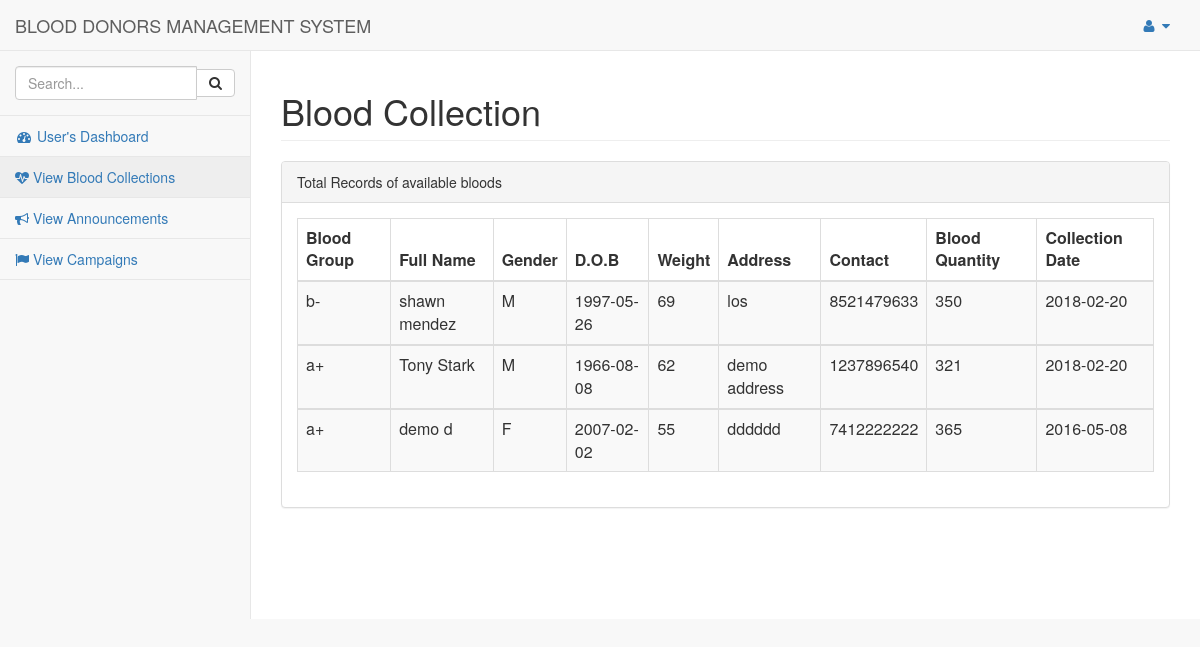
The page /userlog/userviewblood.php on the database as committed earlier.
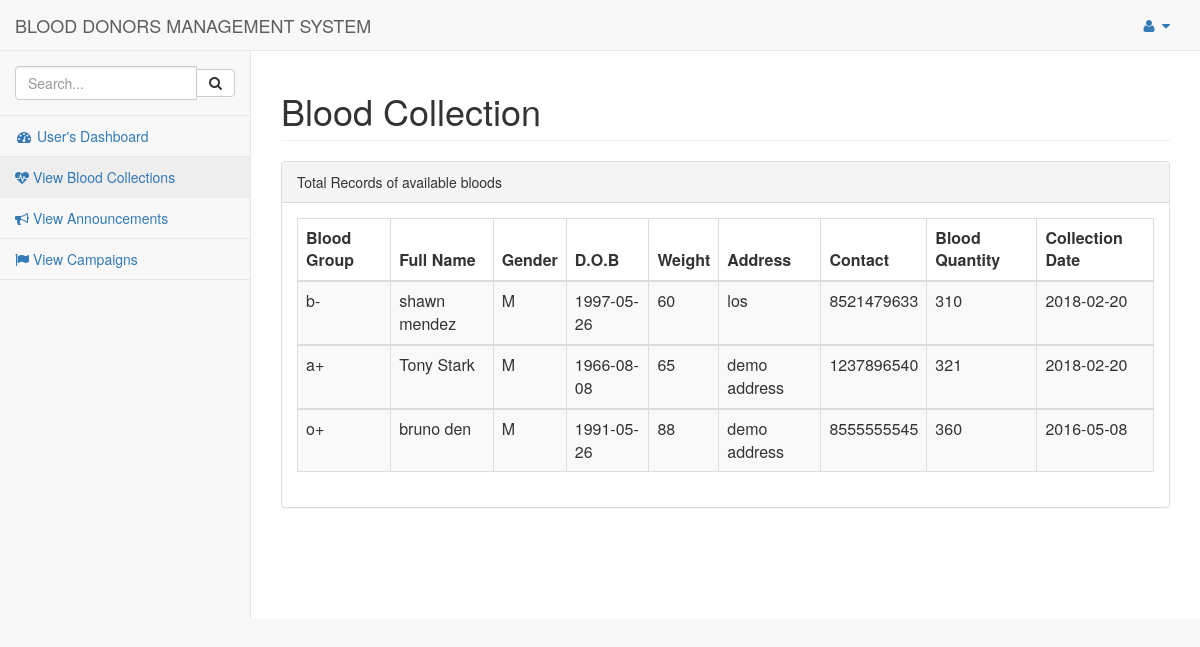
The same page on the database as committed later.
### tables this page shows
CREATE TABLE IF NOT EXISTS `blood` (
`id` int(11) NOT NULL,
  `name` varchar(20) NOT NULL,
  `gender` varchar(20) NOT NULL,
  `dob` date NOT NULL,
  `weight` int(11) NOT NULL,
  `bloodgroup` varchar(3) NOT NULL,
  `address` varchar(20) NOT NULL,
  `contact` varchar(10) NOT NULL,
  `bloodqty` int(11) NOT NULL,
  `collection` date NOT NULL
);

### userlog/userviewblood.php (the view, shortened to what this page needs)
<html>
<head>
<link href="../vendor/bootstrap/css/bootstrap.min.css" rel="stylesheet">
<link href="../vendor/metisMenu/metisMenu.min.css" rel="stylesheet">
<link href="../dist/css/sb-admin-2.css" rel="stylesheet">
<link href="../vendor/font-awesome/css/font-awesome.min.css" rel="stylesheet" type="text/css">
</head>
<body>
<div id="wrapper">
<nav class="navbar navbar-default navbar-static-top" role="navigation" style="margin-bottom: 0">
    <div class="navbar-header">
        <a class="navbar-brand" href="userdashboard.php">BLOOD DONORS MANAGEMENT SYSTEM</a>
    </div>
	<ul class="nav navbar-top-links navbar-right">
                <li class="dropdown">
                    <a class="dropdown-toggle" data-toggle="dropdown" href="#">
                        <i class="fa fa-user fa-fw"></i> <i class="fa fa-caret-down"></i>
                    </a>
                </li>
            </ul>
    <div class="navbar-default sidebar" role="navigation">
        <div class="sidebar-nav navbar-collapse">
            <ul class="nav" id="side-menu">
                <li class="sidebar-search">
                    <div class="input-group custom-search-form">
                        <input type="text" class="form-control" placeholder="Search...">
                        <span class="input-group-btn">
                        <button class="btn btn-default" type="button">
                            <i class="fa fa-search"></i>
                        </button>
                    </span>
                    </div>
                </li>
                <li>
                            <a href="userdashboard.php"><i class="fa fa-dashboard fa-fw"></i> User's Dashboard</a>
                        </li>
                        <li>
                            <a href="userviewblood.php"><i class="fa fa-heartbeat"></i>  View Blood Collections </a>
                        </li>
                        <li>
                            <a href="userviewannouncement.php"><i class="fa fa-bullhorn"></i> View Announcements </a>
                        </li>
                        <li>
                            <a href="userviewcampaigns.php"><i class="fa fa-flag"></i> View Campaigns </a>
                        </li>
            </ul>
        </div>
        </div>
        </nav>
<div id="page-wrapper">
<div class="container-fluid">
<div class="row">
<div class=".col-lg-12">
               <h1 class="page-header">Blood Collection</h1>
                </div>
  </div>
				<div class="row">
                        <div class=".col-lg-12">
                            <div class="panel panel-default">
                                <div class="panel-heading">
                                    Total Records of available bloods
                                </div>
								 <div class="panel-body">
                                    <div class="table-responsive">
									<table class="table table-striped table-bordered table-hover" id="dataTables-example">
									<?php
						include "../pages/dbconnect.php";
						$qry="select * from blood";
						$result=mysqli_query($conn,$qry);
						echo"
						<thead>
						<tr>
							<th>Blood Group</th>
							<th>Full Name</th>
							<th>Gender</th>
							<th>D.O.B</th>
							<th>Weight</th>
							<th>Address</th>
							<th>Contact</th>
							<th>Blood Quantity</th>
							<th>Collection Date</th>
						</tr>
						</thead>";
						while($row=mysqli_fetch_array($result)){
						  echo"<tbody>
						  <tr class='gradeA'>
						  <td>".$row['bloodgroup']."</td>
						  <td>".$row['name']."</td>
						  <td>".$row['gender']."</td>
						  <td>".$row['dob']."</td>
						  <td>".$row['weight']."</td>
						  <td>".$row['address']."</td>
						  <td>".$row['contact']."</td>
						  <td>".$row['bloodqty']."</td>
						  <td>".$row['collection']."</td>
						</tr>
						<tbody>
						";
						}
						?>
						</table>
				</div>
				</div>
		</div>
		</div>
		</div>
		</div>
		</div>
</div>
</body>
</html>

Rows that differ between the two databases and show on the page:
removed blood: bloodgroup "a+", name "demo d", gender "F", dob "2007-02-02", weight "55", address "dddddd", contact "7412222222", bloodqty "365", collection "2016-05-08"
changed blood "shawn mendez": weight "69" → "60"; bloodqty "350" → "310"
changed blood "Tony Stark": weight "62" → "65"
added blood: bloodgroup "o+", name "bruno den", gender "M", dob "1991-05-26", weight "88", address "demo address", contact "8555555545", bloodqty "360", collection "2016-05-08"
